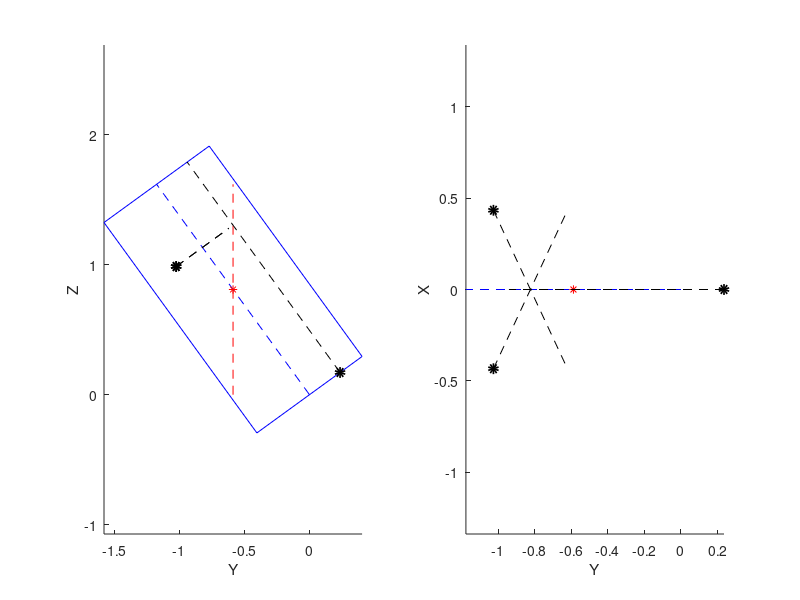

Recreate this plot in MATLAB. (Note: this script raises an error after producing the figure.)
% syms t p1 p2
t = pi()/5;
ph = pi()*2/3;
ph1 = ph; ph2 = -ph;
r = 0.5;
h = 2;
hcm = 0.5*h;
com = [0;0;hcm];
ds = 0.4;
ds1 = ds;
ds2 = ds;
s1 = r + hcm + ds1;
s2 = r + hcm + ds2;
% construct rotation matrix for angle t relative to [0;0;1] in the yz plane
vx = [1;0;0];
vy = [0;cos(t);sin(t)];
vz = [0;-sin(t);cos(t)];
Rt = [vx vy vz];
% position of the contact points
po1 = [0;0;s1-r]+r*[sin(ph1);cos(ph1);0];
p1 = Rt*po1;
po2 = [0;0;s2-r]+r*[sin(ph2);cos(ph2);0];
p2 = Rt*po2;
% contact normals
n1 = [-sin(ph1),-cos(ph1)*cos(t),-cos(ph1)*sin(t)].';
n2 = [-sin(ph2),-cos(ph2)*cos(t),-cos(ph2)*sin(t)].';
n3 = [0,-sin(t),cos(t)].';

com = Rt*com;


%% force magnitudes
N = [n1 n2 n3];
g = [0 0 -1].';
L = -N\g;

%% finding p3 for coplanar p1p2
%  syms ds h3
if ds1 == ds2 &&ph1==-ph2
    h12 = cos(t)*ds;
    h3 = ds*(cos(t)^2+1)/cos(t);
    s3 = (h3-h12)*sin(t);
    if s3>0 && s3<r
        p3 = s3*[0;cos(t);sin(t)];
    else
        p3 = [];
    end
else
    A = [n1(1:2) -n2(1:2)];
    dp = p2-p1;
    sol = A\dp(1:2);
    inter1 = p1+sol(1)*n1;
    % inter2 = p2+sol(2)*n2;
    %     h1 = inter1(3)-com(3);
    %     h2 = inter2(3)-com(3);
    lxy = inter1(1:2)-com(1:2);
    h1 = -(ds1*cos(ph1)*sin(ph2) - ds2*cos(ph1)*sin(ph2) - ds1*cos(ph2)*cos(t)^2*sin(ph1) + ds2*cos(ph1)*cos(t)^2*sin(ph2))/(sin(ph1 - ph2)*cos(t));
    h2 = -(ds1*cos(ph2)*sin(ph1) - ds2*cos(ph2)*sin(ph1) - ds1*cos(ph2)*cos(t)^2*sin(ph1) + ds2*cos(ph1)*cos(t)^2*sin(ph2))/(sin(ph1 - ph2)*cos(t));
    h3 = -(ds1*cos(ph1)*sin(ph2) - ds2*cos(ph2)*sin(ph1) - ds1*cos(ph2)*cos(t)^2*sin(ph1) + ds2*cos(ph1)*cos(t)^2*sin(ph2))/(sin(ph1 - ph2)*cos(t));
    inter3 = [lxy;h3]+com;
    dist3 = n3.'*inter3;
    p3 = inter3-n3*dist3;
end
 
%% plotting the contacts and force lines
figure(1);
subplot(1,2,1) % yz plane
hold on

%plot rectangle view of the cylinder
v1 = -r*[cos(t);sin(t)];
v2 = r*[cos(t);sin(t)];
v3 = r*[cos(t);sin(t)]+h*[-sin(t);cos(t)];
v4 = -r*[cos(t);sin(t)]+h*[-sin(t);cos(t)];
vertex = [v1 v2 v3 v4 v1];
plot(vertex(1,:),vertex(2,:),'b');
% plot axis of cylinder
axisends = [v1+v2 (v3+v4)/2];
plot(axisends(1,:),axisends(2,:),'b--');
% mark com
plot(com(2),com(3),'*r');
plot([com(2),com(2)],[0,com(3)*2],'r--');
%plot contact points
plot(p1(2),p1(3),'ok','markerSize',4,'lineWidth',4);
plot(p2(2),p2(3),'ok','markerSize',4,'lineWidth',4);
plot(p3(2),p3(3),'ok','markerSize',4,'lineWidth',4);
% plot force lines
f1 = [p1 p1+n1];
plot(f1(2,:),f1(3,:),'k--');
f2 = [p2 p2+n2];
plot(f2(2,:),f2(3,:),'k--');
f3 = [p3 p3+2*n3];
plot(f3(2,:),f3(3,:),'k--');
xlabel('Y')
ylabel('Z')

axis equal
hold off

%
subplot(1,2,2) % yx plane
hold on

% plot axis of cylinder
e1 = [0;0];
e2 = [-h*sin(t);0];
axisends = [e1 e2];
plot(axisends(1,:),axisends(2,:),'b--');

% mark com
plot(com(2),com(1),'*r')

%plot contact points
plot(p1(2),p1(1),'ok','markerSize',4,'lineWidth',4)
plot(p2(2),p2(1),'ok','markerSize',4,'lineWidth',4)
plot(p3(2),p3(1),'ok','markerSize',4,'lineWidth',4)

% plot force lines
f1 = [p1 p1+n1];
plot(f1(2,:),f1(1,:),'k--');
f2 = [p2 p2+n2];
plot(f2(2,:),f2(1,:),'k--');
f3 = [p3 p3+2*n3];
plot(f3(2,:),f3(1,:),'k--');
xlabel('Y')
ylabel('X')
hold off
axis equal
%% checking stability
[flag, eigv] = MasonConditionFunction(r,hcm,t,ph,ds)
[flag,val] = MinCondition2D(hcm,r,ph,t,ds)

%% plot in 3-D
figure(2);
[X,Y,Z] = cylinder(1,300);
hs = surf(r*X,r*Y,h*Z);
rotate(hs,[1 0 0],rad2deg(t),[0 0 0]);
hs.FaceAlpha = 0.01;
hs.EdgeAlpha = 0.05;
hold on
axis
e1 = [0;0;0];
e2 = [0;-h*sin(t);h*cos(t)];
axisends = [e1 e2];
plot3(axisends(1,:),axisends(2,:),axisends(3,:),'--');

plot3(com(1),com(2),com(3),'*r')
plot3([com(1),com(1)],[com(2),com(2)],[0,com(3)*2],'r--');
plot3(p1(1),p1(2),p1(3),'ok','markerSize',4,'lineWidth',4);
plot3(p2(1),p2(2),p2(3),'ok','markerSize',4,'lineWidth',4);
plot3(p3(1),p3(2),p3(3),'ok','markerSize',4,'lineWidth',4);

% plot force lines
f1 = [p1 p1+n1];
plot3(f1(1,:),f1(2,:),f1(3,:),'k--');
f2 = [p2 p2+n2];
plot3(f2(1,:),f2(2,:),f2(3,:),'k--');
f3 = [p3 p3+2*n3];
plot3(f3(1,:),f3(2,:),f3(3,:),'k--');

% plot generators (projection to 3-D) (for coplanar p1p2)
g1p = (s1-r)*[0;-sin(t);cos(t)];
g1d = [0;0;-h/2];
g1 = [g1p-g1d g1p+g1d];
plot3(g1(1,:),g1(2,:),g1(3,:),'g','lineWidth',4);
g2p = (s1-r)*[0;-sin(t);cos(t)];
g2d = [0;r;0];
g2 = [g2p-g2d g2p+g2d];
plot3(g2(1,:),g2(2,:),g2(3,:),'g','lineWidth',4);
g3p = (s1-r)*[0;-sin(t);cos(t)]+s3*[0;cos(t);sin(t)];
g3d = [r;0;0];
g3 = [g3p-g3d g3p+g3d];
plot3(g3(1,:),g3(2,:),g3(3,:),'g','lineWidth',4);
xlabel('X')
ylabel('Y')
zlabel('Z')

axis equal
hold off